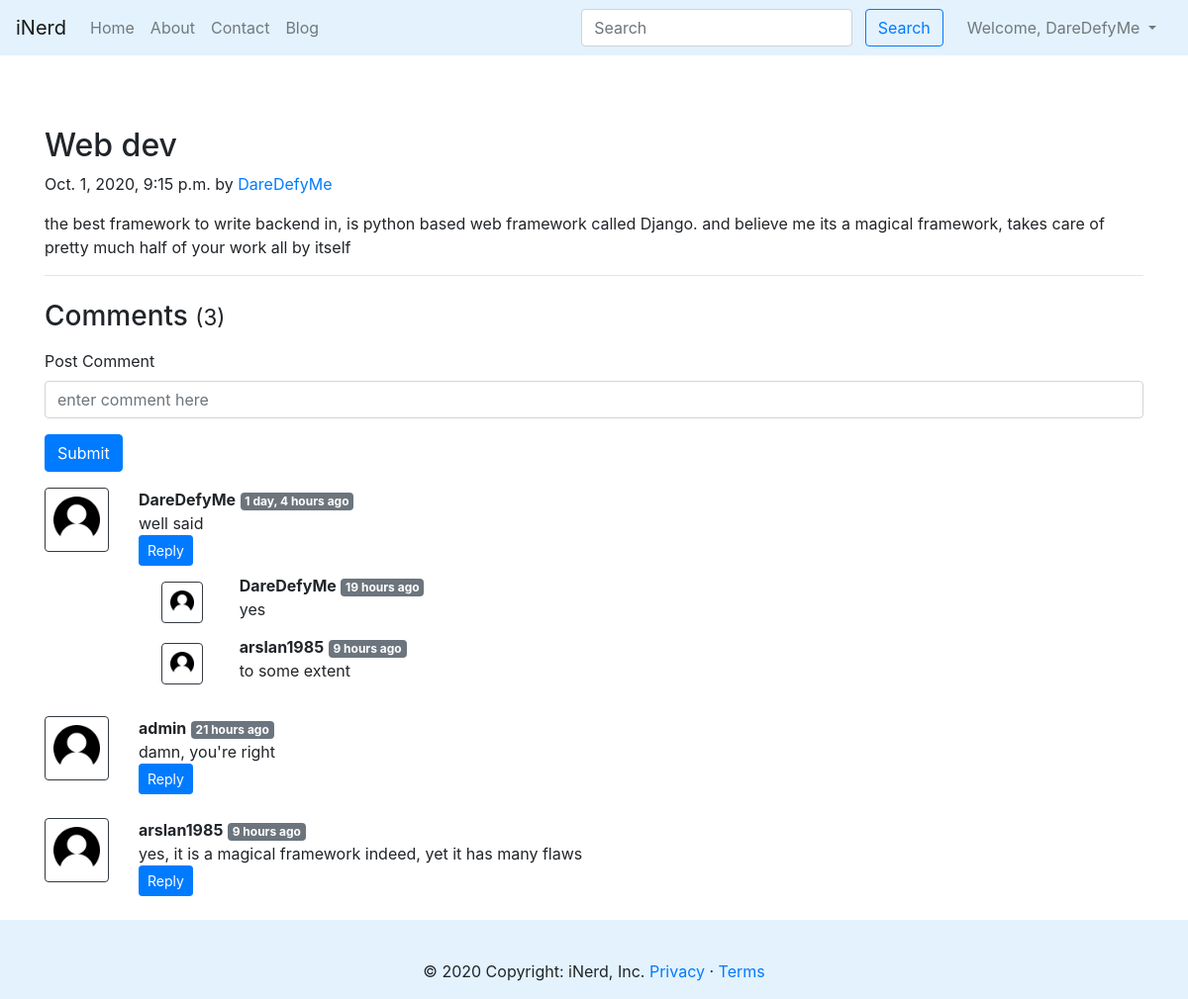
Page /blog/third-post (signed in) on the committed database.
### Blog/models.py (models this page shows, shortened)
class Post(models.Model):
    sno = models.AutoField(primary_key=True)
    title = models.CharField(max_length=255)
    author = models.CharField(max_length=100)
    slug = models.CharField(max_length=140)
    content = models.TextField()
    timeStamps = models.DateTimeField(default=datetime.now(), blank=True)

class BlogComment(models.Model):
    sno = models.AutoField(primary_key=True)
    comment = models.TextField()
    user = models.ForeignKey(User, on_delete=models.CASCADE)
    post = models.ForeignKey(Post, on_delete=models.CASCADE)
    parent = models.ForeignKey('self', on_delete=models.CASCADE, null=True)
    timestamps = models.DateTimeField(default=now)

### Blog/views.py (the view)
# urls.py: path('<str:slug>', views.blogPost, name='blogPost'),
def blogPost(request, slug):
    post = Post.objects.filter(slug=slug).first()
    comments = BlogComment.objects.filter(post=post, parent=None)
    replies = BlogComment.objects.filter(post=post).exclude(parent=None)
    repDict = {}
    for reply in replies:
        if reply.parent.sno not in repDict.keys():
            repDict[reply.parent.sno] = [reply]
        else:
            repDict[reply.parent.sno].append(reply)
    context = {'post': post, 'comments': comments,
               'user': request.user, 'repDict': repDict}
    return render(request, 'Blog/blogPost.html', context)

### Blog/templatetags/get_dict.py (called while the page is built)
@register.filter(name='get_val')
def get_val(dict, key):
    return dict.get(key)

### templates/Blog/blogPost.html (shortened to what this page needs)
{% extends 'base.html' %}
{% load humanize %}
{% load get_dict %}
{%block body %}
<div class="container my-4">
    <div class="blog-post">
        <h2 class="blog-post-title">{{post.title}}</h2>
        <p class="blog-post-meta">{{post.timeStamps}} by <a href="/about">{{post.author}}</a></p>
        <p>{{post.content}}</p>
        <hr>
    </div>
</div>
<div class="container my-3">
    <h3>Comments <small>({{comments.count}})</small></h3>
    <div class="my-3">
        {% if user.is_authenticated %}
        <form action="/blog/postComments/" method="post">
            <div class="form-group">
                <label for="comment">Post Comment</label>
                <input type="text" class="form-control" id="comment" aria-describedby="comment"
                    placeholder="enter comment here" name="comment">
            </div>
            <button type="submit" class="btn btn-primary">Submit</button>
        </form>
        {% else %}
        <p>Please Login to post comments</p>
        {% endif %}
    </div>
    {% for comment in comments %}
    <div class="row my-3 ">
        <div class="col-md-1">
            <img src="/static/img/user.png" class="rounded mx-auto d-block w-100 p-2 border border-dark" alt="user">
        </div>
        <div class="col-md-11"><b>{{comment.user.username}}</b> <small class="badge badge-secondary">
                {{comment.timestamps | naturaltime}}</small>
            <div>
                {{comment.comment}}
            </div>
            <div class="reply mx-0">
                {% if user.is_authenticated %}
                <button class="btn btn-primary btn-sm" type="button" data-toggle="collapse"
                    data-target="#replybox{{comment.sno}}" aria-expanded="false"
                    aria-controls="replybox{{comment.sno}}">
                    Reply
                </button>
                {% else %}
                <button class="btn btn-primary btn-sm disabled" type="button" data-toggle="collapse"
                    data-target="#replybox{{comment.sno}}" aria-expanded="false"
                    aria-controls="replybox{{comment.sno}}">
                    Login to reply
                </button>
                {% endif %}
                <div class="replies  my-2 ml-3">
                    {% for reply in repDict|get_val:comment.sno %}
                    <div class="row my-1">
                        <div class="col-md-1 my-2">
                            <img src="/static/img/user.png" class="rounded mx-auto d-block w-75 p-2 border border-dark"
                                alt="user">
                        </div>
                        <div class="col-md-11 ">
                            <b>{{reply.user.username}}</b> <small class="badge badge-secondary">
                                {{reply.timestamps | naturaltime}}</small>
                            <div>
                                {{reply.comment}}
                            </div>
                        </div>
                        <br>
                    </div>
                    {% endfor %}
                </div>
            </div>
        </div>
    </div>
    {% endfor %}
</div>
{% endblock body %}

### templates/base.html (shortened to what this page needs)
<!doctype html>
<html lang="en">
<head>
  <link rel="stylesheet" href="https://stackpath.bootstrapcdn.com/bootstrap/4.5.2/css/bootstrap.min.css"
>
</head>
<body>
  <nav class="navbar navbar-expand-lg navbar-light" style="background-color: #e3f2fd;">
    <a class="navbar-brand" href="/">iNerd</a>
    <div class="collapse navbar-collapse" id="navbarSupportedContent">
      <ul class="navbar-nav mr-auto">
        <li class="nav-item {% block homeActive %}
        {% endblock homeActive %}">
          <a class="nav-link" href="/">Home <span class="sr-only">(current)</span></a>
        </li>
        <li class="nav-item {% block aboutActive %}
        {% endblock aboutActive %}">
          <a class="nav-link" href="/about">About</a>
        </li>
        <li class="nav-item {% block contactActive %}
        {% endblock contactActive %}">
          <a class="nav-link" href="/contact">Contact</a>
        </li>
        <li class="nav-item {% block blogActive %}
        {% endblock blogActive %}">
          <a class="nav-link" href="/blog">Blog</a>
        </li>
      </ul>
      <div class="ml-auto form-inline ">
        <form method="get" action="/search/" class="my-2 my-lg-0 mx-3">
          <input class="form-control mr-sm-2" type="search" placeholder="Search" aria-label="Search" name="query"
            id="search">
          <button class="btn btn-outline-primary my-2 my-sm-0" type="submit">Search</button>
        </form>
        {% if user.is_authenticated %}
        <ul class="navbar-nav mr-2">
          <li class="nav-item dropdown">
            <a class="nav-link dropdown-toggle" href="#" id="navbarDropdown" role="button" data-toggle="dropdown"
              aria-haspopup="true" aria-expanded="false">
              Welcome, {{request.user}}
            </a>
          </li>
        </ul>
        {% endif %}
      </div>
    </div>
  </nav>
  {% block body %} {% endblock body %}
<footer class="page-footer font-small blue pt-4" style="background-color: #e3f2fd;">
  <div class="footer-copyright text-center py-3">© 2020 Copyright: iNerd, Inc.  <a href="#">Privacy</a> · <a href="#">Terms</a>
  </div>
</footer>
</body>
</html>

### templates/base.html (style rules this page uses)
.mt-4, .my-4 { margin-top: 4.5rem!important; }

### rows in the picture
Post: title "Web dev", timeStamps "Oct. 1, 2020, 9:15 p.m.", author "DareDefyMe", content "the best framework to write backend in, is python based web framework called Django. and believe me its a magical framework, takes care of pretty much half of your work all by itself"
BlogComment: user.username "DareDefyMe", timestamps "1 day, 4 hours ago", comment "well said"
BlogComment: user.username "DareDefyMe", timestamps "19 hours ago", comment "yes"
BlogComment: user.username "arslan1985", timestamps "9 hours ago", comment "to some extent"
BlogComment: user.username "admin", timestamps "21 hours ago", comment "damn, you're right"
BlogComment: user.username "arslan1985", timestamps "9 hours ago", comment "yes, it is a magical framework indeed, yet it has many flaws"

### other values in the picture
{{ request.user }} "DareDefyMe"
{{ comments.count }} "3"
